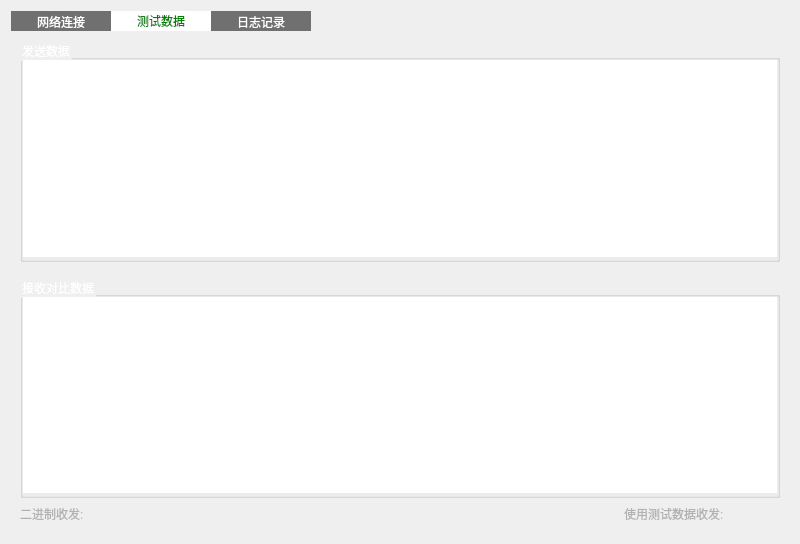
<?xml version="1.0" encoding="UTF-8"?>
<ui version="4.0">
 <class>SettingUpWidget</class>
 <widget class="QWidget" name="SettingUpWidget">
  <property name="geometry">
   <rect>
    <x>0</x>
    <y>0</y>
    <width>800</width>
    <height>544</height>
   </rect>
  </property>
  <property name="windowTitle">
   <string>Form</string>
  </property>
  <layout class="QVBoxLayout" name="verticalLayout">
   <item>
    <widget class="QTabWidget" name="SettingtabWidget">
     <property name="focusPolicy">
      <enum>Qt::NoFocus</enum>
     </property>
     <property name="contextMenuPolicy">
      <enum>Qt::DefaultContextMenu</enum>
     </property>
     <property name="layoutDirection">
      <enum>Qt::LeftToRight</enum>
     </property>
     <property name="styleSheet">
      <string notr="true">QTabWidget::pane
{
	border:none;
}
QTabBar::tab{

	background:transparent;
	background-color: rgb(112, 112, 112);
	color:white;
	height:20px;
	min-width:100px;
	min-height:20px;
	/*max-height:10ex;*/
}
QTabBar::tab:hover{
	background:rgba(255, 255, 255, 170);
	min-width:100px;
	height:20px;
}
QTabBar::tab:selected{
	border-color:white;
	background:white;
	min-width:100px;
	height:20px;
	color:green;
}
</string>
     </property>
     <property name="inputMethodHints">
      <set>Qt::ImhNone</set>
     </property>
     <property name="tabPosition">
      <enum>QTabWidget::North</enum>
     </property>
     <property name="tabShape">
      <enum>QTabWidget::Rounded</enum>
     </property>
     <property name="currentIndex">
      <number>1</number>
     </property>
     <widget class="QWidget" name="RoutineTab">
      <attribute name="title">
       <string>网络连接</string>
      </attribute>
      <layout class="QHBoxLayout" name="horizontalLayout_8">
       <item>
        <widget class="QGroupBox" name="ConnectgroupBox">
         <property name="styleSheet">
          <string notr="true">QGroupBox {
	border-color: rgb(156, 156, 156);
	color: rgb(255, 255, 255);
	border-width: 1px;
	border-style: solid;
	margin-top: 0.5ex;
}
QGroupBox::title {
	subcontrol-origin: margin;
	subcontrol-position: top left;
	left: 10px;
	margin-left: 2px;
	padding: 0  0px;
}</string>
         </property>
         <property name="title">
          <string>连接</string>
         </property>
         <layout class="QGridLayout" name="gridLayout">
          <item row="1" column="0" rowspan="3" colspan="2">
           <widget class="QWidget" name="Connectwidget" native="true">
            <layout class="QVBoxLayout" name="verticalLayout_5">
             <item>
              <layout class="QHBoxLayout" name="horizontalLayout_7">
               <item>
                <widget class="QLabel" name="Patternlabel">
                 <property name="minimumSize">
                  <size>
                   <width>60</width>
                   <height>30</height>
                  </size>
                 </property>
                 <property name="maximumSize">
                  <size>
                   <width>60</width>
                   <height>30</height>
                  </size>
                 </property>
                 <property name="styleSheet">
                  <string notr="true">color: rgb(255, 255, 255);</string>
                 </property>
                 <property name="text">
                  <string>协议:</string>
                 </property>
                </widget>
               </item>
               <item>
                <widget class="QComboBox" name="comboBox">
                 <property name="minimumSize">
                  <size>
                   <width>150</width>
                   <height>20</height>
                  </size>
                 </property>
                 <property name="maximumSize">
                  <size>
                   <width>150</width>
                   <height>20</height>
                  </size>
                 </property>
                 <property name="styleSheet">
                  <string notr="true">QComboBox{
color:white;
background-color: #292929;
border-width:0;
border-style:&quot;outset&quot;;
}
QComboBox::drop-down{
	color:white;
	
	background-color: #292929;
	subcontrol-origin: padding;
	subcontrol-position: top right;
	width: 16px;
	border-left-width: 0px;
	border-left-color: gray;
	border-left-style: solid;
	border-top-right-radius: 3px;
	border-bottom-right-radius: 3px;
}
QComboBox::down-arrow {
image: url(:/image/Ico/down_arrow_16px.ico);
}
QComboBox QAbstractItemView{
color:white;
selection-background-color: gray;
}


</string>
                 </property>
                 <property name="maxCount">
                  <number>2147483647</number>
                 </property>
                 <item>
                  <property name="text">
                   <string>TCP</string>
                  </property>
                 </item>
                 <item>
                  <property name="text">
                   <string>UDP</string>
                  </property>
                 </item>
                 <item>
                  <property name="text">
                   <string>HTTP</string>
                  </property>
                 </item>
                </widget>
               </item>
              </layout>
             </item>
             <item>
              <widget class="QStackedWidget" name="SettingstackedWidget">
               <property name="currentIndex">
                <number>0</number>
               </property>
               <widget class="QWidget" name="TCPORUDP">
                <layout class="QVBoxLayout" name="verticalLayout_8">
                 <item>
                  <layout class="QHBoxLayout" name="horizontalLayout_3">
                   <item>
                    <widget class="QLabel" name="Iplabel">
                     <property name="minimumSize">
                      <size>
                       <width>60</width>
                       <height>30</height>
                      </size>
                     </property>
                     <property name="maximumSize">
                      <size>
                       <width>60</width>
                       <height>30</height>
                      </size>
                     </property>
                     <property name="styleSheet">
                      <string notr="true">color: rgb(255, 255, 255);</string>
                     </property>
                     <property name="text">
                      <string>IP:</string>
                     </property>
                    </widget>
                   </item>
                   <item>
                    <widget class="QLineEdit" name="IplineEdit">
                     <property name="minimumSize">
                      <size>
                       <width>150</width>
                       <height>20</height>
                      </size>
                     </property>
                     <property name="maximumSize">
                      <size>
                       <width>150</width>
                       <height>20</height>
                      </size>
                     </property>
                     <property name="styleSheet">
                      <string notr="true">color:white;
background-color: #292929;
border-width:0;
border-style:&quot;outset&quot;;</string>
                     </property>
                     <property name="text">
                      <string>0.0.0.0</string>
                     </property>
                     <property name="clearButtonEnabled">
                      <bool>true</bool>
                     </property>
                    </widget>
                   </item>
                  </layout>
                 </item>
                 <item>
                  <layout class="QHBoxLayout" name="horizontalLayout_4">
                   <property name="bottomMargin">
                    <number>4</number>
                   </property>
                   <item>
                    <widget class="QLabel" name="Postlabel">
                     <property name="minimumSize">
                      <size>
                       <width>60</width>
                       <height>30</height>
                      </size>
                     </property>
                     <property name="maximumSize">
                      <size>
                       <width>60</width>
                       <height>30</height>
                      </size>
                     </property>
                     <property name="styleSheet">
                      <string notr="true">color: rgb(255, 255, 255);</string>
                     </property>
                     <property name="text">
                      <string>POST:</string>
                     </property>
                    </widget>
                   </item>
                   <item>
                    <widget class="QLineEdit" name="PostlineEdit">
                     <property name="maximumSize">
                      <size>
                       <width>150</width>
                       <height>20</height>
                      </size>
                     </property>
                     <property name="layoutDirection">
                      <enum>Qt::LeftToRight</enum>
                     </property>
                     <property name="styleSheet">
                      <string notr="true">color:white;
background-color: #292929;
border-width:0;
border-style:&quot;outset&quot;;</string>
                     </property>
                     <property name="text">
                      <string>9999</string>
                     </property>
                     <property name="dragEnabled">
                      <bool>false</bool>
                     </property>
                     <property name="readOnly">
                      <bool>false</bool>
                     </property>
                     <property name="cursorMoveStyle">
                      <enum>Qt::LogicalMoveStyle</enum>
                     </property>
                     <property name="clearButtonEnabled">
                      <bool>true</bool>
                     </property>
                    </widget>
                   </item>
                  </layout>
                 </item>
                </layout>
               </widget>
               <widget class="QWidget" name="HTTP">
                <layout class="QVBoxLayout" name="verticalLayout_7">
                 <item>
                  <layout class="QHBoxLayout" name="horizontalLayout_9">
                   <item>
                    <widget class="QLabel" name="Urllabel">
                     <property name="styleSheet">
                      <string notr="true">color: rgb(255, 255, 255);</string>
                     </property>
                     <property name="text">
                      <string>URL:</string>
                     </property>
                    </widget>
                   </item>
                   <item>
                    <widget class="QLineEdit" name="UrllineEdit">
                     <property name="styleSheet">
                      <string notr="true">color:white;
background-color: #292929;
border-width:0;
border-style:&quot;outset&quot;;</string>
                     </property>
                     <property name="text">
                      <string/>
                     </property>
                     <property name="clearButtonEnabled">
                      <bool>true</bool>
                     </property>
                    </widget>
                   </item>
                  </layout>
                 </item>
                </layout>
               </widget>
              </widget>
             </item>
             <item>
              <layout class="QHBoxLayout" name="horizontalLayout_5">
               <item>
                <widget class="QLabel" name="ThreadNumlabel">
                 <property name="minimumSize">
                  <size>
                   <width>60</width>
                   <height>30</height>
                  </size>
                 </property>
                 <property name="maximumSize">
                  <size>
                   <width>60</width>
                   <height>30</height>
                  </size>
                 </property>
                 <property name="styleSheet">
                  <string notr="true">color: rgb(255, 255, 255);</string>
                 </property>
                 <property name="text">
                  <string>并发数:</string>
                 </property>
                </widget>
               </item>
               <item>
                <widget class="QLineEdit" name="ThreadNumlineEdit">
                 <property name="maximumSize">
                  <size>
                   <width>150</width>
                   <height>20</height>
                  </size>
                 </property>
                 <property name="styleSheet">
                  <string notr="true">color:white;
background-color: #292929;
border-width:0;
border-style:&quot;outset&quot;;</string>
                 </property>
                 <property name="text">
                  <string>1</string>
                 </property>
                 <property name="clearButtonEnabled">
                  <bool>true</bool>
                 </property>
                </widget>
               </item>
              </layout>
             </item>
             <item>
              <layout class="QHBoxLayout" name="horizontalLayout_6">
               <item>
                <widget class="QLabel" name="TimeOutlabel">
                 <property name="minimumSize">
                  <size>
                   <width>60</width>
                   <height>30</height>
                  </size>
                 </property>
                 <property name="maximumSize">
                  <size>
                   <width>60</width>
                   <height>30</height>
                  </size>
                 </property>
                 <property name="styleSheet">
                  <string notr="true">color: rgb(255, 255, 255);</string>
                 </property>
                 <property name="text">
                  <string>间隔时间:</string>
                 </property>
                </widget>
               </item>
               <item>
                <widget class="QLineEdit" name="TimeOutlineEdit">
                 <property name="maximumSize">
                  <size>
                   <width>150</width>
                   <height>20</height>
                  </size>
                 </property>
                 <property name="styleSheet">
                  <string notr="true">color:white;
background-color: #292929;
border-width:0;
border-style:&quot;outset&quot;;</string>
                 </property>
                 <property name="text">
                  <string>5</string>
                 </property>
                 <property name="clearButtonEnabled">
                  <bool>true</bool>
                 </property>
                </widget>
               </item>
              </layout>
             </item>
             <item>
              <layout class="QHBoxLayout" name="horizontalLayout_12">
               <item>
                <widget class="QLabel" name="TestTimelabel">
                 <property name="minimumSize">
                  <size>
                   <width>60</width>
                   <height>30</height>
                  </size>
                 </property>
                 <property name="maximumSize">
                  <size>
                   <width>60</width>
                   <height>30</height>
                  </size>
                 </property>
                 <property name="styleSheet">
                  <string notr="true">color: rgb(255, 255, 255);</string>
                 </property>
                 <property name="text">
                  <string>测试时间:</string>
                 </property>
                </widget>
               </item>
               <item>
                <widget class="QLineEdit" name="TestTimelineEdit">
                 <property name="maximumSize">
                  <size>
                   <width>150</width>
                   <height>20</height>
                  </size>
                 </property>
                 <property name="styleSheet">
                  <string notr="true">color:white;
background-color: #292929;
border-width:0;
border-style:&quot;outset&quot;;</string>
                 </property>
                 <property name="text">
                  <string>10</string>
                 </property>
                 <property name="clearButtonEnabled">
                  <bool>true</bool>
                 </property>
                </widget>
               </item>
              </layout>
             </item>
            </layout>
           </widget>
          </item>
          <item row="4" column="0">
           <spacer name="verticalSpacer">
            <property name="orientation">
             <enum>Qt::Vertical</enum>
            </property>
            <property name="sizeHint" stdset="0">
             <size>
              <width>20</width>
              <height>210</height>
             </size>
            </property>
           </spacer>
          </item>
          <item row="1" column="2">
           <spacer name="horizontalSpacer_2">
            <property name="orientation">
             <enum>Qt::Horizontal</enum>
            </property>
            <property name="sizeHint" stdset="0">
             <size>
              <width>40</width>
              <height>20</height>
             </size>
            </property>
           </spacer>
          </item>
         </layout>
        </widget>
       </item>
       <item>
        <widget class="QGroupBox" name="ExplaingroupBox">
         <property name="styleSheet">
          <string notr="true">QGroupBox {
	border-color: rgb(156, 156, 156);
	color: rgb(255, 255, 255);
	border-width: 1px;
	border-style: solid;
	margin-top: 0.5ex;
}
QGroupBox::title {
	subcontrol-origin: margin;
	subcontrol-position: top left;
	left: 10px;
	margin-left: 2px;
	padding: 0  0px;
}</string>
         </property>
         <property name="title">
          <string>说明</string>
         </property>
         <layout class="QVBoxLayout" name="verticalLayout_10">
          <item>
           <widget class="QTextBrowser" name="textBrowser">
            <property name="styleSheet">
             <string notr="true">border:none;
</string>
            </property>
            <property name="html">
             <string>&lt;!DOCTYPE HTML PUBLIC &quot;-//W3C//DTD HTML 4.0//EN&quot; &quot;http://www.w3.org/TR/REC-html40/strict.dtd&quot;&gt;
&lt;html&gt;&lt;head&gt;&lt;meta name=&quot;qrichtext&quot; content=&quot;1&quot; /&gt;&lt;style type=&quot;text/css&quot;&gt;
p, li { white-space: pre-wrap; }
&lt;/style&gt;&lt;/head&gt;&lt;body style=&quot; font-family:'SimSun'; font-size:9pt; font-weight:400; font-style:normal;&quot;&gt;
&lt;p style=&quot; margin-top:0px; margin-bottom:0px; margin-left:0px; margin-right:0px; -qt-block-indent:0; text-indent:0px;&quot;&gt;&lt;span style=&quot; font-size:12pt; font-weight:600; font-style:italic; color:#d6d6d6;&quot;&gt;目前只支持TCP协议测试方式,并发数根据电脑配置自行配置,间隔时间是每次发送测试数据的间隔,测试时间为压力测试模式下测试时间。&lt;/span&gt;&lt;/p&gt;&lt;/body&gt;&lt;/html&gt;</string>
            </property>
           </widget>
          </item>
         </layout>
        </widget>
       </item>
      </layout>
     </widget>
     <widget class="QWidget" name="TestDataTab">
      <attribute name="title">
       <string>测试数据</string>
      </attribute>
      <layout class="QVBoxLayout" name="verticalLayout_6">
       <item>
        <layout class="QVBoxLayout" name="verticalLayout_2">
         <property name="spacing">
          <number>15</number>
         </property>
         <item>
          <widget class="QGroupBox" name="SendDatagroupBox">
           <property name="focusPolicy">
            <enum>Qt::NoFocus</enum>
           </property>
           <property name="contextMenuPolicy">
            <enum>Qt::DefaultContextMenu</enum>
           </property>
           <property name="layoutDirection">
            <enum>Qt::LeftToRight</enum>
           </property>
           <property name="autoFillBackground">
            <bool>false</bool>
           </property>
           <property name="styleSheet">
            <string notr="true">color: rgb(255, 255, 255);</string>
           </property>
           <property name="title">
            <string>发送数据</string>
           </property>
           <property name="flat">
            <bool>false</bool>
           </property>
           <property name="checkable">
            <bool>false</bool>
           </property>
           <layout class="QVBoxLayout" name="verticalLayout_3">
            <property name="spacing">
             <number>0</number>
            </property>
            <property name="leftMargin">
             <number>0</number>
            </property>
            <property name="topMargin">
             <number>0</number>
            </property>
            <property name="rightMargin">
             <number>0</number>
            </property>
            <property name="bottomMargin">
             <number>2</number>
            </property>
            <item>
             <widget class="QPlainTextEdit" name="SendplainTextEdit">
              <property name="styleSheet">
               <string notr="true">border: none;</string>
              </property>
              <property name="plainText">
               <string>This is the test data.</string>
              </property>
             </widget>
            </item>
           </layout>
          </widget>
         </item>
         <item>
          <widget class="QGroupBox" name="ReadDatagroupBox">
           <property name="styleSheet">
            <string notr="true">color: rgb(255, 255, 255);</string>
           </property>
           <property name="title">
            <string>接收对比数据</string>
           </property>
           <layout class="QHBoxLayout" name="horizontalLayout">
            <property name="spacing">
             <number>0</number>
            </property>
            <property name="leftMargin">
             <number>0</number>
            </property>
            <property name="topMargin">
             <number>0</number>
            </property>
            <property name="rightMargin">
             <number>0</number>
            </property>
            <property name="bottomMargin">
             <number>2</number>
            </property>
            <item>
             <widget class="QPlainTextEdit" name="ReadplainTextEdit">
              <property name="styleSheet">
               <string notr="true">border: none;</string>
              </property>
              <property name="plainText">
               <string>This is the test data.</string>
              </property>
             </widget>
            </item>
           </layout>
          </widget>
         </item>
        </layout>
       </item>
       <item>
        <layout class="QHBoxLayout" name="horizontalLayout_2">
         <item>
          <widget class="QLabel" name="Binlabel">
           <property name="styleSheet">
            <string notr="true">color: rgb(177, 177, 177);</string>
           </property>
           <property name="text">
            <string>二进制收发:</string>
           </property>
          </widget>
         </item>
         <item>
          <widget class="QWidget" name="BinButtonwidget" native="true">
           <property name="minimumSize">
            <size>
             <width>50</width>
             <height>20</height>
            </size>
           </property>
           <property name="maximumSize">
            <size>
             <width>50</width>
             <height>20</height>
            </size>
           </property>
          </widget>
         </item>
         <item>
          <spacer name="horizontalSpacer">
           <property name="orientation">
            <enum>Qt::Horizontal</enum>
           </property>
           <property name="sizeHint" stdset="0">
            <size>
             <width>40</width>
             <height>20</height>
            </size>
           </property>
          </spacer>
         </item>
         <item>
          <widget class="QLabel" name="Testdatalabel">
           <property name="styleSheet">
            <string notr="true">color: rgb(177, 177, 177);</string>
           </property>
           <property name="text">
            <string>使用测试数据收发:</string>
           </property>
          </widget>
         </item>
         <item>
          <widget class="QWidget" name="TestButtonwidget" native="true">
           <property name="minimumSize">
            <size>
             <width>50</width>
             <height>20</height>
            </size>
           </property>
           <property name="maximumSize">
            <size>
             <width>50</width>
             <height>20</height>
            </size>
           </property>
          </widget>
         </item>
        </layout>
       </item>
      </layout>
     </widget>
     <widget class="QWidget" name="LogTab">
      <attribute name="title">
       <string>日志记录</string>
      </attribute>
      <layout class="QVBoxLayout" name="verticalLayout_4">
       <item>
        <widget class="QGroupBox" name="LoggroupBox">
         <property name="styleSheet">
          <string notr="true">color: rgb(255, 255, 255);</string>
         </property>
         <property name="title">
          <string>日志文件</string>
         </property>
         <layout class="QGridLayout" name="gridLayout_2">
          <item row="0" column="1">
           <spacer name="horizontalSpacer_3">
            <property name="orientation">
             <enum>Qt::Horizontal</enum>
            </property>
            <property name="sizeHint" stdset="0">
             <size>
              <width>364</width>
              <height>20</height>
             </size>
            </property>
           </spacer>
          </item>
          <item row="0" column="0">
           <layout class="QVBoxLayout" name="verticalLayout_9">
            <item>
             <layout class="QHBoxLayout" name="horizontalLayout_10">
              <item>
               <widget class="QLabel" name="FilePathlabel">
                <property name="styleSheet">
                 <string notr="true">color: rgb(255, 255, 255);</string>
                </property>
                <property name="text">
                 <string>日志文件保存路径:</string>
                </property>
               </widget>
              </item>
              <item>
               <widget class="QLineEdit" name="FilePathlineEdit">
                <property name="minimumSize">
                 <size>
                  <width>100</width>
                  <height>0</height>
                 </size>
                </property>
                <property name="styleSheet">
                 <string notr="true">color:white;
background-color: #292929;
border-width:0;
border-style:&quot;outset&quot;;</string>
                </property>
                <property name="text">
                 <string>./</string>
                </property>
               </widget>
              </item>
              <item>
               <widget class="QToolButton" name="FilePathtoolButton">
                <property name="styleSheet">
                 <string notr="true">QToolButton{
	qproperty-text:&quot;...&quot;;
	background-color: rgb(166, 166, 166);
    border:2px groove rgb(166, 166, 166);
	border-radius:5px;
	padding:2px 4px;
}
QToolButton:hover
{
	qproperty-text:&quot;...&quot;;
	/*color: rgb(167, 167, 167);*/
	border:2px groove white;
	border-radius:5px;
	padding:2px 4px;
}
QToolButton:pressed
{
	qproperty-text:&quot;...&quot;;
	/*color: rgb(167, 167, 167);*/
	border:2px groove gray;
	border-radius:5px;
	padding:2px 4px;
}
</string>
                </property>
                <property name="locale">
                 <locale language="Chinese" country="Macau"/>
                </property>
                <property name="text">
                 <string>...</string>
                </property>
               </widget>
              </item>
             </layout>
            </item>
            <item>
             <layout class="QHBoxLayout" name="horizontalLayout_11">
              <item>
               <widget class="QLabel" name="label">
                <property name="styleSheet">
                 <string notr="true">color: rgb(255, 255, 255);</string>
                </property>
                <property name="text">
                 <string>日志文件名:</string>
                </property>
               </widget>
              </item>
              <item>
               <widget class="QLineEdit" name="lineEdit">
                <property name="minimumSize">
                 <size>
                  <width>100</width>
                  <height>0</height>
                 </size>
                </property>
                <property name="styleSheet">
                 <string notr="true">color:white;
background-color: #292929;
border-width:0;
border-style:&quot;outset&quot;;</string>
                </property>
                <property name="text">
                 <string>%Y-%M-%D.log</string>
                </property>
               </widget>
              </item>
             </layout>
            </item>
           </layout>
          </item>
          <item row="1" column="0">
           <spacer name="verticalSpacer_2">
            <property name="orientation">
             <enum>Qt::Vertical</enum>
            </property>
            <property name="sizeHint" stdset="0">
             <size>
              <width>20</width>
              <height>155</height>
             </size>
            </property>
           </spacer>
          </item>
          <item row="3" column="0" colspan="2">
           <widget class="QGroupBox" name="groupBox">
            <property name="styleSheet">
             <string notr="true">color: rgb(255, 255, 255);</string>
            </property>
            <property name="title">
             <string>说明</string>
            </property>
            <layout class="QVBoxLayout" name="verticalLayout_12">
             <property name="spacing">
              <number>0</number>
             </property>
             <property name="leftMargin">
              <number>0</number>
             </property>
             <property name="topMargin">
              <number>0</number>
             </property>
             <property name="rightMargin">
              <number>0</number>
             </property>
             <property name="bottomMargin">
              <number>2</number>
             </property>
             <item>
              <widget class="QTextEdit" name="textEdit">
               <property name="tabletTracking">
                <bool>false</bool>
               </property>
               <property name="styleSheet">
                <string notr="true">border: none;</string>
               </property>
               <property name="readOnly">
                <bool>true</bool>
               </property>
               <property name="html">
                <string>&lt;!DOCTYPE HTML PUBLIC &quot;-//W3C//DTD HTML 4.0//EN&quot; &quot;http://www.w3.org/TR/REC-html40/strict.dtd&quot;&gt;
&lt;html&gt;&lt;head&gt;&lt;meta name=&quot;qrichtext&quot; content=&quot;1&quot; /&gt;&lt;style type=&quot;text/css&quot;&gt;
p, li { white-space: pre-wrap; }
&lt;/style&gt;&lt;/head&gt;&lt;body style=&quot; font-family:'SimSun'; font-size:9pt; font-weight:400; font-style:normal;&quot;&gt;
&lt;p style=&quot; margin-top:0px; margin-bottom:0px; margin-left:0px; margin-right:0px; -qt-block-indent:0; text-indent:0px;&quot;&gt;&lt;span style=&quot; font-size:11pt; font-weight:600; font-style:italic; color:#d6d6d6;&quot;&gt;%Y:年,%M:月,%D:日, 默认以(年-月-日.log)格式保存。(不区分大小写)&lt;/span&gt;&lt;/p&gt;
&lt;p style=&quot;-qt-paragraph-type:empty; margin-top:0px; margin-bottom:0px; margin-left:0px; margin-right:0px; -qt-block-indent:0; text-indent:0px; font-weight:600; font-style:italic; color:#d0d0d0;&quot;&gt;&lt;br /&gt;&lt;/p&gt;&lt;/body&gt;&lt;/html&gt;</string>
               </property>
              </widget>
             </item>
            </layout>
           </widget>
          </item>
          <item row="2" column="0" colspan="2">
           <widget class="Line" name="line">
            <property name="styleSheet">
             <string notr="true">background-color: rgb(255, 255, 255);</string>
            </property>
            <property name="orientation">
             <enum>Qt::Horizontal</enum>
            </property>
           </widget>
          </item>
         </layout>
        </widget>
       </item>
      </layout>
     </widget>
    </widget>
   </item>
  </layout>
 </widget>
 <resources/>
 <connections/>
</ui>
